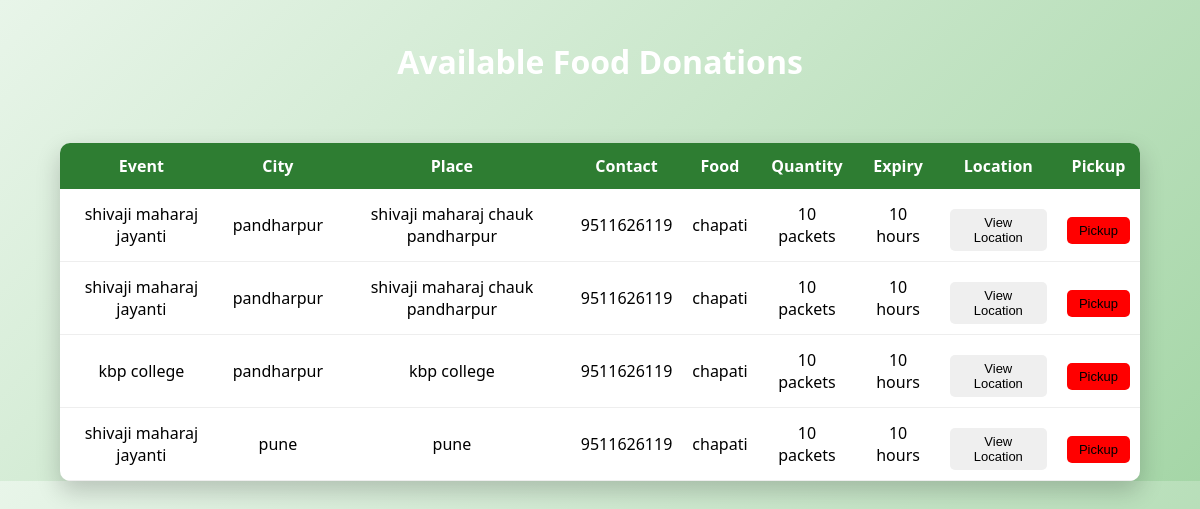
/ngo, run on the app's committed database.
### tables this page shows
CREATE TABLE food(
        id INTEGER PRIMARY KEY AUTOINCREMENT,
        event_name TEXT,
        city TEXT,
        event_place TEXT,
        contact TEXT,
        food_type TEXT,
        quantity TEXT,
        expiry TEXT,
        latitude TEXT,
        longitude TEXT
    );

### application.py (the view)
@app.route("/ngo")
def ngo():
    conn = sqlite3.connect("food.db")
    cur = conn.cursor()
    cur.execute("SELECT * FROM food")
    data = cur.fetchall()
    conn.close()
    return render_template("ngoinfo.html",data=data)

### templates/ngoinfo.html (shortened to what this page needs)
<!DOCTYPE html>
<html>
<head>
<link rel="stylesheet" href="/static/style.css">
</head>
<body>
<h1 style="text-align:center;color:white;margin-top:40px;">
Available Food Donations
</h1>
<table>
<tr>
<th>Event</th>
<th>City</th>
<th>Place</th>
<th>Contact</th>
<th>Food</th>
<th>Quantity</th>
<th>Expiry</th>
<th>Location</th>
<th>Pickup</th>
</tr>
{% for row in data %}
<tr>
<td>{{row[1]}}</td>
<td>{{row[2]}}</td>
<td>{{row[3]}}</td>
<td>{{row[4]}}</td>
<td>{{row[5]}}</td>
<td>{{row[6]}}</td>
<td>{{row[7]}}</td>
<td>
<a href="https://www.google.com/maps?q={{row[8]}},{{row[9]}}" target="_blank">
<button>View Location</button>
</a>
</td>
<td>
<a href="/delete/{{row[0]}}">
<button style="background:red;">Pickup</button>
</a>
</td>
</tr>
{% endfor %}
</table>
</body>
</html>

### static/style.css (style rules this page uses)
body { font-family: 'Segoe UI', sans-serif; margin:0; padding:0; background:linear-gradient(135deg,#e8f5e9,#c8e6c9,#a5d6a7); }
h1 { color:#1b5e20; margin-bottom:10px; }
button { border:none; padding:12px; border-radius:6px; cursor:pointer; font-size:14px; margin-top:10px; transition:0.2s; }
table { border-collapse:collapse; margin:auto; margin-top:60px; width:90%; background:white; border-radius:10px; overflow:hidden; box-shadow:0 10px 25px rgba(0,0,0,0.2); }
th { background:#2e7d32; color:white; padding:12px; }
td { padding:10px; text-align:center; border-bottom:1px solid #eee; }
table button { padding:6px 12px; border-radius:5px; border:none; cursor:pointer; font-size:13px; }

### data on the page
food: event_name "shivaji maharaj jayanti", city "pandharpur", event_place "shivaji maharaj chauk pandharpur", contact "9511626119", food_type "chapati", quantity "10 packets", expiry "10 hours"
food: event_name "shivaji maharaj jayanti", city "pandharpur", event_place "shivaji maharaj chauk pandharpur", contact "9511626119", food_type "chapati", quantity "10 packets", expiry "10 hours"
food: event_name "kbp college", city "pandharpur", event_place "kbp college", contact "9511626119", food_type "chapati", quantity "10 packets", expiry "10 hours"
food: event_name "shivaji maharaj jayanti", city "pune", event_place "pune", contact "9511626119", food_type "chapati", quantity "10 packets", expiry "10 hours"
